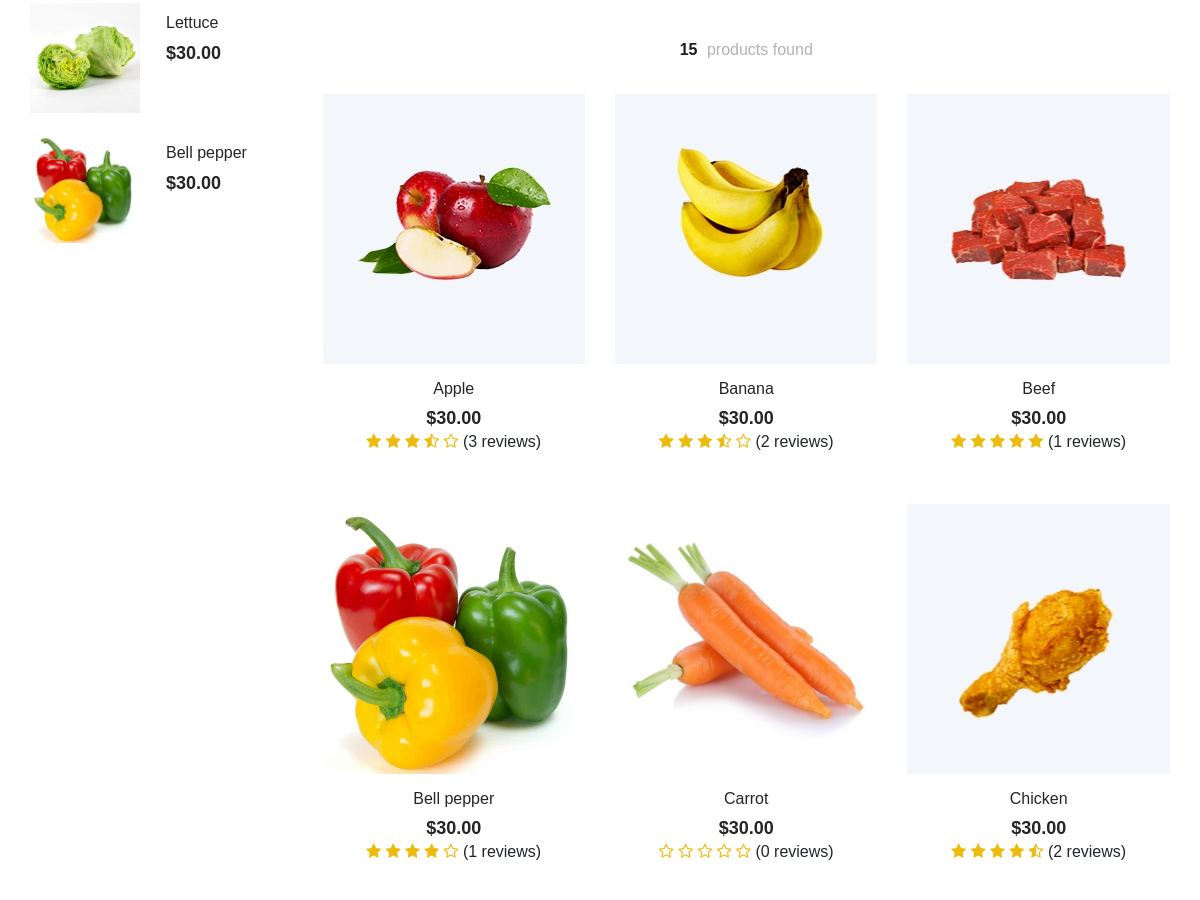
The page /shop (middle part) on the database as committed earlier.
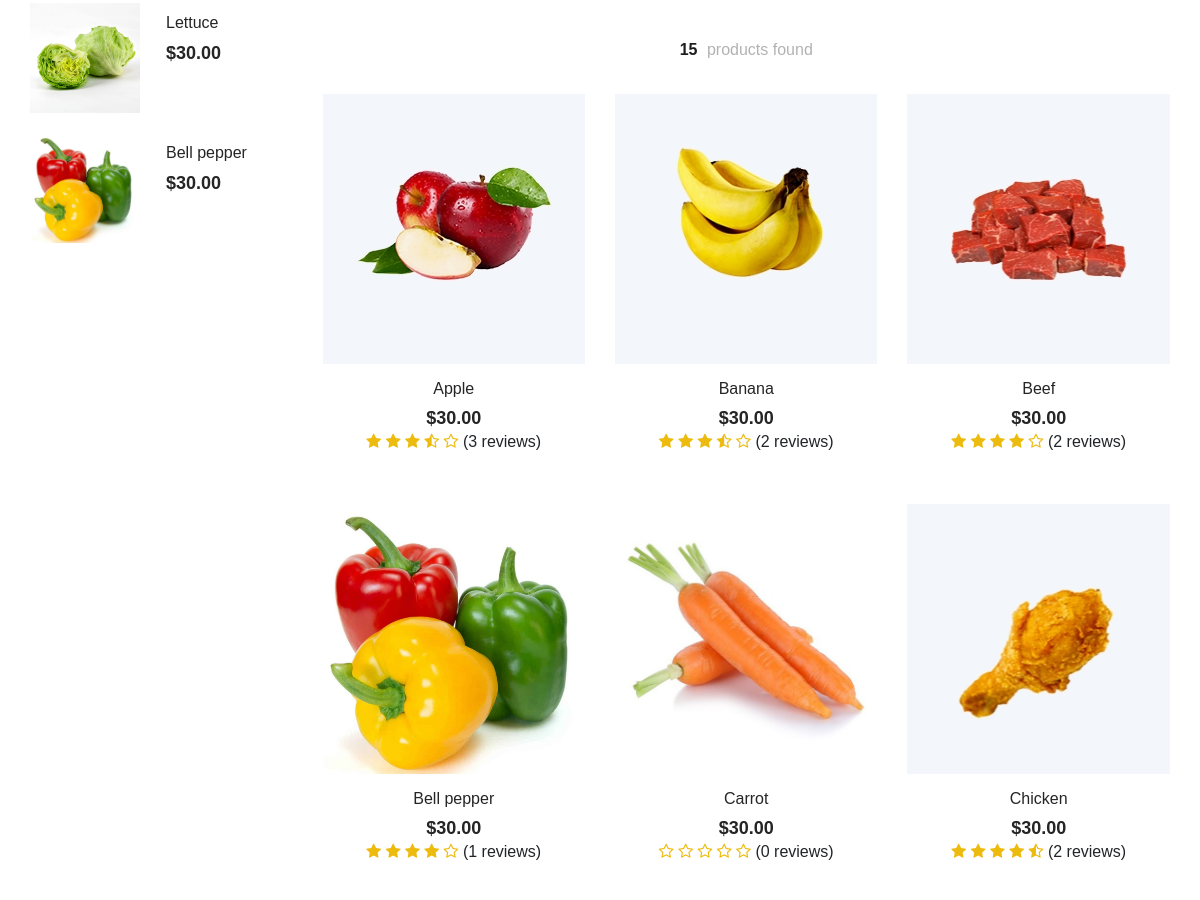
The same page on the database as committed later.
### tables this page shows
CREATE TABLE `top_item` (
  `id_item_top` varchar(100) NOT NULL,
  `average_rating` float NOT NULL,
  `num_review` int(11) NOT NULL
);

CREATE TABLE `item` (
  `id_item` varchar(100) NOT NULL,
  `name_item` varchar(100) NOT NULL DEFAULT 'Default name',
  `avatar_item` varchar(500) NOT NULL DEFAULT 'Default link',
  `description_item` varchar(500) NOT NULL DEFAULT 'Default description',
  `price_item` int(11) NOT NULL DEFAULT 0,
  `availability_item` tinyint(1) NOT NULL DEFAULT 1,
  `weight_item` float NOT NULL DEFAULT 0,
  `sale_off_item` int(11) NOT NULL DEFAULT 0,
  `featured` tinyint(1) NOT NULL DEFAULT 0,
  `best_seller_item` tinyint(1) NOT NULL DEFAULT 0,
  `date_created_item` datetime DEFAULT NULL,
  `latest_date_updated_item` datetime DEFAULT NULL,
  `category_item` varchar(100) DEFAULT NULL
);

### mvc/core/Controller.php (called while the page is built, shortened)
<?php
class Controller{
    final public function view($view, $data = []){
        require_once "./mvc/views/".$view.".php";
    }
}
?>

### mvc/controllers/Shop.php (called while the page is built, shortened)
<?php
class Shop extends Controller{
    protected $item_object;
    protected $category_object;
    final public function __construct(){
        $this->item_object = $this->model("Item");
        $this->category_object = $this->model("Category");
    }
    public function action($page_no = 0){
        $this->view("Master1", array(
            "page"=>"shop",
            "category"=>"all",
            "item_list"=>$this->item_object->get_all_items_per_page(),
            "category_list"=>$this->category_object->get_all_categories(),
            "latest_item_list"=>$this->item_object->get_latest_items(),
            "num_items"=>$this->item_object->get_num_all_items(),
            "num_pages"=>$this->item_object->get_num_all_pages(),
            "page_no"=>$this->item_object->get_page_no()
        ));
    }
}
?>

### mvc/core/App.php (called while the page is built, shortened)
<?php
class App{
    protected $action = "Action";
    final public function __construct(){
        $arr = $this->url_process();
        if(isset($arr[0])){
            if(file_exists("./mvc/controllers/".$arr[0].".php")){
                unset($arr[0]);
            }
        }
        $this->controller = new $this->controller();
        $this->params = $arr?array_values($arr):[];
        call_user_func_array([$this->controller, $this->action], $this->params);
    }
    final public function url_process(){
        if (isset($_GET["url"])){
            return explode("/", trim($_GET["url"]));
        }
    }
}
?>

### index.php (called while the page is built, shortened)
<?php
$app = new App();
?>

### mvc/core/Database.php (called while the page is built, shortened)
<?php
class Database{
    protected $servername = "localhost";
    protected $username = "root";
    protected $password = "";
    final public function __construct(){
        $this->conn = mysqli_connect($this->servername, $this->username, $this->password);
    }
}
?>

### mvc/models/Item.php (called while the page is built, shortened)
<?php
class Item extends Database{
    private $num_per_page = 6;
    private $page_no = 1;
    public function get_all_items_per_page(){
        $from = ($this->page_no - 1)*$this->num_per_page;
        $sql = "SELECT id_item, name_item, avatar_item, average_rating, num_review".
        " FROM item t1 LEFT JOIN top_item t2 ON t1.id_item=t2.id_item_top".
        " LIMIT ".$from.", ".$this->num_per_page.";";
        $array_result = array();
        $sql_result = mysqli_query($this->conn, $sql);
        if($sql_result){
            while($row = mysqli_fetch_assoc($sql_result)){
                $array_result[] = $row;
            }
        }
        return json_encode($array_result);
    }
}
?>

### mvc/views/pages/shop.php (the view, shortened to what the changed rows need)
<section class="product spad">
    <div class="container">
        <div class="row">
            <div class="col-lg-9 col-md-7">
                                <?php $item_list = json_decode($data['item_list']);
                                $size_item_list = count($item_list);
                                ?>
                <div class="row">
                    <?php for($row = 0; $row < $size_item_list; $row++){ ?>
                    <div class="col-lg-4 col-md-6 col-sm-6">
                        <div class="product__item">
                            <div class="product__item__pic set-bg" data-setbg="/tmdt_201/public/master1/img/product/<?php echo $item_list[$row]->avatar_item; ?>.jpg">
                            </div>
                            <div class="product__item__text">
                                <h6>
                                    <a href="http://localhost/tmdt_201/shop/detail/<?php echo $item_list[$row]->id_item;?>" class="language-option">
                                        <?php echo $item_list[$row]->name_item;?>
                                    </a>
                                </h6>
                                <h5>$30.00</h5>
                                <div>
                                    <?php $average_rating = $item_list[$row]->average_rating;?>
                                    <i style="color: #EDBB0E;" class="fa <?php echo (($average_rating > 0 && $average_rating < 0.3) || $average_rating == 0)?'fa-star-o':(($average_rating >= 0.3 && $average_rating < 0.7)?'fa-star-half-o':'fa-star');?>"></i>
                                    <i style="color: #EDBB0E;" class="fa <?php echo (($average_rating > 1 && $average_rating < 1.3) || $average_rating <= 1)?'fa-star-o':(($average_rating >= 1.3 && $average_rating < 1.7)?'fa-star-half-o':'fa-star');?>"></i>
                                    <i style="color: #EDBB0E;" class="fa <?php echo (($average_rating > 2 && $average_rating < 2.3) || $average_rating <= 2)?'fa-star-o':(($average_rating >= 2.3 && $average_rating < 2.7)?'fa-star-half-o':'fa-star');?>"></i>
                                    <i style="color: #EDBB0E;" class="fa <?php echo (($average_rating > 3 && $average_rating < 3.3) || $average_rating <= 3)?'fa-star-o':(($average_rating >= 3.3 && $average_rating < 3.7)?'fa-star-half-o':'fa-star');?>"></i>
                                    <i style="color: #EDBB0E;" class="fa <?php echo (($average_rating > 4 && $average_rating < 4.3) || $average_rating <= 4)?'fa-star-o':(($average_rating >= 4.3 && $average_rating < 4.7)?'fa-star-half-o':'fa-star');?>"></i>
                                    <span>(<?php echo $item_list[$row]->num_review;?> reviews)</span>
                                </div>
                            </div>
                        </div>
                    </div>
                    <?php }?>
                </div>
            </div>
        </div>
    </div>
</section>

Rows that differ between the two databases and show on the page:
changed top_item "Beef": average_rating 5 → 4 (drawn); num_review "1" → "2"
